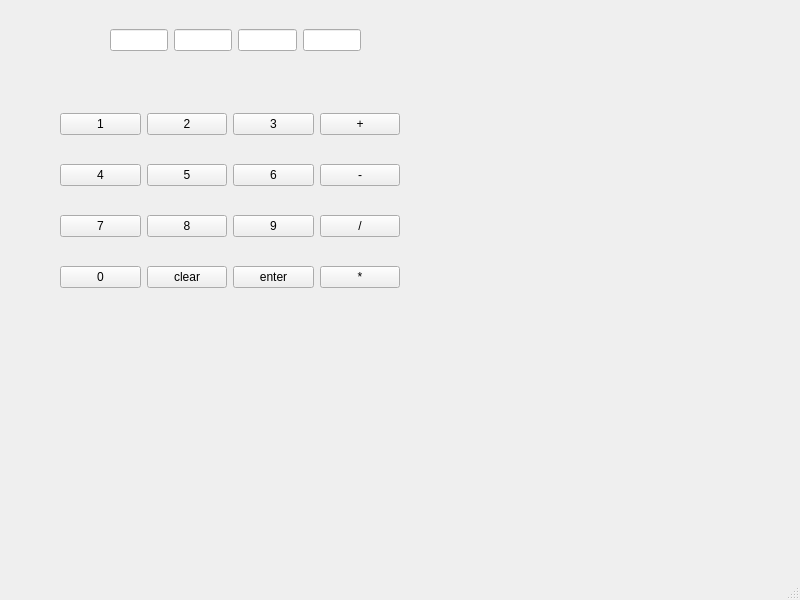
<?xml version="1.0" encoding="UTF-8"?>
<ui version="4.0">
 <class>MainWindow</class>
 <widget class="QMainWindow" name="MainWindow">
  <property name="geometry">
   <rect>
    <x>0</x>
    <y>0</y>
    <width>800</width>
    <height>600</height>
   </rect>
  </property>
  <property name="windowTitle">
   <string>MainWindow</string>
  </property>
  <widget class="QWidget" name="centralwidget">
   <widget class="QWidget" name="gridLayoutWidget">
    <property name="geometry">
     <rect>
      <x>60</x>
      <y>90</y>
      <width>340</width>
      <height>221</height>
     </rect>
    </property>
    <layout class="QGridLayout" name="gridLayout">
     <item row="4" column="2">
      <widget class="QPushButton" name="nappi8">
       <property name="text">
        <string>8</string>
       </property>
      </widget>
     </item>
     <item row="4" column="4">
      <widget class="QPushButton" name="jakonappi2">
       <property name="text">
        <string>/</string>
       </property>
      </widget>
     </item>
     <item row="0" column="2">
      <widget class="QPushButton" name="nappi2">
       <property name="text">
        <string>2</string>
       </property>
      </widget>
     </item>
     <item row="5" column="3">
      <widget class="QPushButton" name="enterNappi">
       <property name="text">
        <string>enter</string>
       </property>
      </widget>
     </item>
     <item row="0" column="3">
      <widget class="QPushButton" name="nappi3">
       <property name="text">
        <string>3</string>
       </property>
      </widget>
     </item>
     <item row="2" column="0">
      <layout class="QHBoxLayout" name="horizontalLayout"/>
     </item>
     <item row="4" column="1">
      <widget class="QPushButton" name="nappi7">
       <property name="text">
        <string>7</string>
       </property>
      </widget>
     </item>
     <item row="4" column="3">
      <widget class="QPushButton" name="nappi9">
       <property name="text">
        <string>9</string>
       </property>
      </widget>
     </item>
     <item row="2" column="1">
      <widget class="QPushButton" name="nappi4">
       <property name="text">
        <string>4</string>
       </property>
      </widget>
     </item>
     <item row="5" column="1">
      <widget class="QPushButton" name="nappi0">
       <property name="text">
        <string>0</string>
       </property>
      </widget>
     </item>
     <item row="2" column="2">
      <widget class="QPushButton" name="nappi5">
       <property name="text">
        <string>5</string>
       </property>
      </widget>
     </item>
     <item row="5" column="4">
      <widget class="QPushButton" name="kertonappi3">
       <property name="text">
        <string>*</string>
       </property>
      </widget>
     </item>
     <item row="2" column="3">
      <widget class="QPushButton" name="nappi6">
       <property name="text">
        <string>6</string>
       </property>
      </widget>
     </item>
     <item row="0" column="1">
      <widget class="QPushButton" name="nappi1">
       <property name="text">
        <string>1</string>
       </property>
      </widget>
     </item>
     <item row="5" column="2">
      <widget class="QPushButton" name="clearNappi">
       <property name="text">
        <string>clear</string>
       </property>
      </widget>
     </item>
     <item row="2" column="4">
      <widget class="QPushButton" name="miinusnappi1">
       <property name="text">
        <string>-</string>
       </property>
      </widget>
     </item>
     <item row="0" column="4">
      <widget class="QPushButton" name="plusnappi0">
       <property name="text">
        <string>+</string>
       </property>
      </widget>
     </item>
    </layout>
   </widget>
   <widget class="QWidget" name="horizontalLayoutWidget_2">
    <property name="geometry">
     <rect>
      <x>110</x>
      <y>0</y>
      <width>251</width>
      <height>80</height>
     </rect>
    </property>
    <layout class="QHBoxLayout" name="horizontalLayout_2">
     <item>
      <widget class="QLineEdit" name="laatikko1"/>
     </item>
     <item>
      <widget class="QLineEdit" name="laskulaatikko"/>
     </item>
     <item>
      <widget class="QLineEdit" name="laatikko2"/>
     </item>
     <item>
      <widget class="QLineEdit" name="laatikko3"/>
     </item>
    </layout>
   </widget>
  </widget>
  <widget class="QMenuBar" name="menubar">
   <property name="geometry">
    <rect>
     <x>0</x>
     <y>0</y>
     <width>800</width>
     <height>17</height>
    </rect>
   </property>
  </widget>
  <widget class="QStatusBar" name="statusbar"/>
 </widget>
 <resources/>
 <connections/>
</ui>
